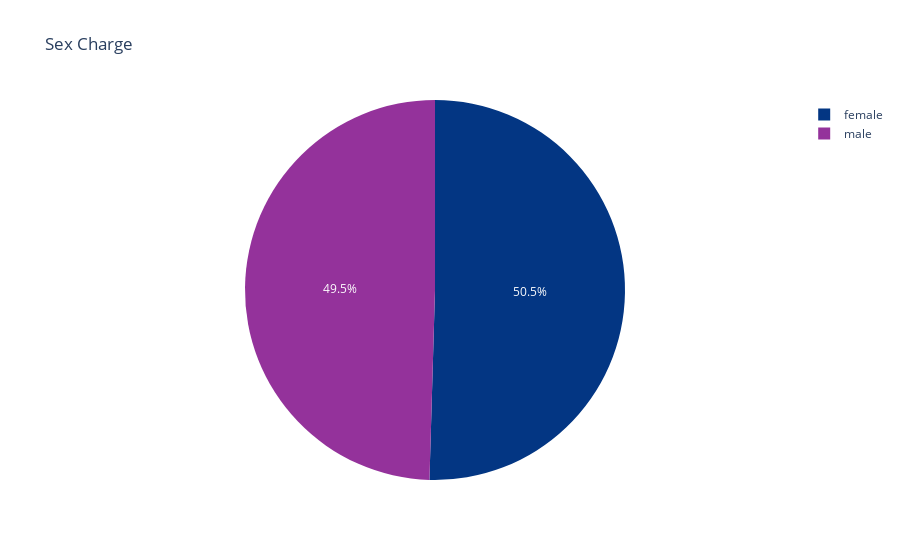

Notebook source saved alongside this figure:
### Code cell
fig=px.pie(data_frame=sex_charge,names="sex",values='charges',title="Sex Charge",color_discrete_sequence=["#033683", "#94329B"] ).show()

### Figure 1 — Plotly figure (JSON) as saved in the notebook; plotly's stock layout.template omitted (floating-point values rounded to 4 significant figures)
{"data": [{"domain": {"x": [0, 1], "y": [0, 1]}, "hovertemplate": "sex=%{label}<br>charges=%{value}<extra></extra>", "labels": ["female", "male"], "legendgroup": "", "name": "", "showlegend": true, "type": "pie", "values": [63770.0, 62590.0]}], "layout": {"legend": {"tracegroupgap": 0}, "piecolorway": ["#033683", "#94329B"], "title": {"text": "Sex Charge"}}}
